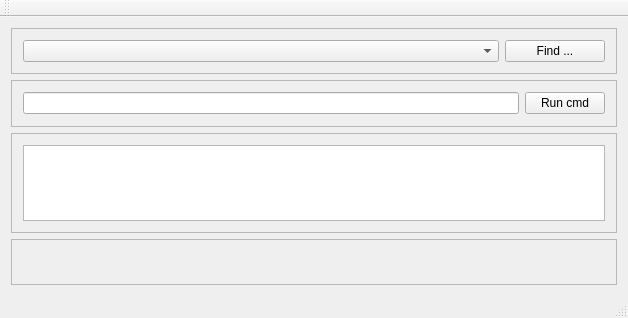
<?xml version="1.0" encoding="UTF-8"?>
<ui version="4.0">
 <class>kkm_testClass</class>
 <widget class="QMainWindow" name="kkm_testClass">
  <property name="geometry">
   <rect>
    <x>0</x>
    <y>0</y>
    <width>628</width>
    <height>318</height>
   </rect>
  </property>
  <property name="windowTitle">
   <string>kkm_test</string>
  </property>
  <widget class="QWidget" name="centralWidget">
   <layout class="QVBoxLayout" name="verticalLayout">
    <item>
     <widget class="QFrame" name="frameDev">
      <property name="frameShape">
       <enum>QFrame::StyledPanel</enum>
      </property>
      <property name="frameShadow">
       <enum>QFrame::Raised</enum>
      </property>
      <layout class="QHBoxLayout" name="horizontalLayout">
       <item>
        <widget class="QComboBox" name="cmbDev"/>
       </item>
       <item>
        <widget class="QPushButton" name="btnFind">
         <property name="maximumSize">
          <size>
           <width>100</width>
           <height>16777215</height>
          </size>
         </property>
         <property name="text">
          <string>Find ...</string>
         </property>
        </widget>
       </item>
      </layout>
     </widget>
    </item>
    <item>
     <widget class="QFrame" name="frameCommand">
      <property name="frameShape">
       <enum>QFrame::StyledPanel</enum>
      </property>
      <property name="frameShadow">
       <enum>QFrame::Raised</enum>
      </property>
      <layout class="QHBoxLayout" name="horizontalLayout_3">
       <item>
        <widget class="QLineEdit" name="editCommand"/>
       </item>
       <item>
        <widget class="QPushButton" name="btnExecCommand">
         <property name="text">
          <string>Run cmd</string>
         </property>
        </widget>
       </item>
      </layout>
     </widget>
    </item>
    <item>
     <widget class="QFrame" name="frameControl">
      <property name="minimumSize">
       <size>
        <width>0</width>
        <height>100</height>
       </size>
      </property>
      <property name="maximumSize">
       <size>
        <width>16777215</width>
        <height>100</height>
       </size>
      </property>
      <property name="frameShape">
       <enum>QFrame::StyledPanel</enum>
      </property>
      <property name="frameShadow">
       <enum>QFrame::Raised</enum>
      </property>
      <layout class="QHBoxLayout" name="horizontalLayout_2">
       <item>
        <widget class="QTextEdit" name="textEdit"/>
       </item>
      </layout>
     </widget>
    </item>
    <item>
     <widget class="QFrame" name="frameCheck">
      <property name="frameShape">
       <enum>QFrame::StyledPanel</enum>
      </property>
      <property name="frameShadow">
       <enum>QFrame::Raised</enum>
      </property>
      <layout class="QHBoxLayout" name="horizontalLayout_4">
       <item>
        <widget class="QLabel" name="lblCheckError">
         <property name="text">
          <string/>
         </property>
        </widget>
       </item>
       <item>
        <spacer name="horizontalSpacer">
         <property name="orientation">
          <enum>Qt::Horizontal</enum>
         </property>
         <property name="sizeHint" stdset="0">
          <size>
           <width>40</width>
           <height>20</height>
          </size>
         </property>
        </spacer>
       </item>
      </layout>
     </widget>
    </item>
   </layout>
  </widget>
  <widget class="QMenuBar" name="menuBar">
   <property name="geometry">
    <rect>
     <x>0</x>
     <y>0</y>
     <width>628</width>
     <height>21</height>
    </rect>
   </property>
  </widget>
  <widget class="QToolBar" name="mainToolBar">
   <attribute name="toolBarArea">
    <enum>TopToolBarArea</enum>
   </attribute>
   <attribute name="toolBarBreak">
    <bool>false</bool>
   </attribute>
  </widget>
  <widget class="QStatusBar" name="statusBar"/>
 </widget>
 <layoutdefault spacing="6" margin="11"/>
 <resources>
  <include location="kkm_test.qrc"/>
 </resources>
 <connections/>
</ui>
